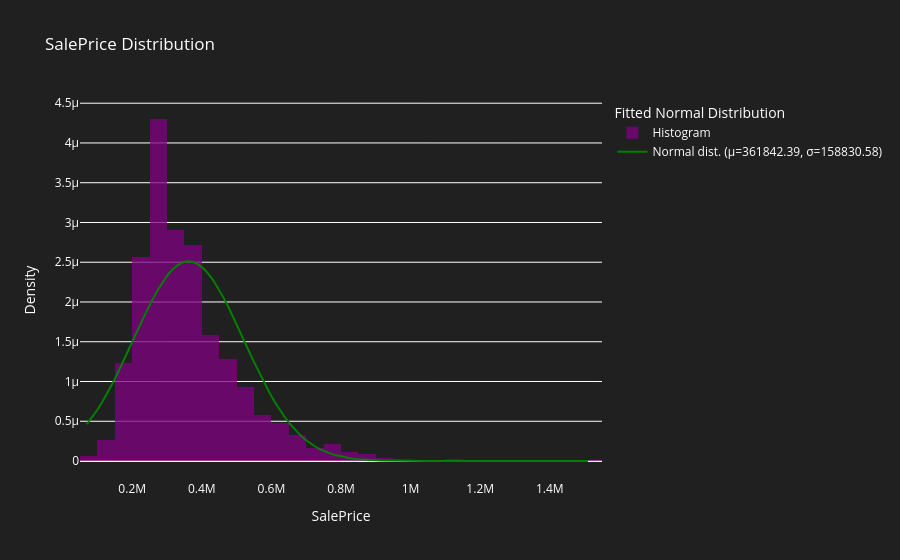
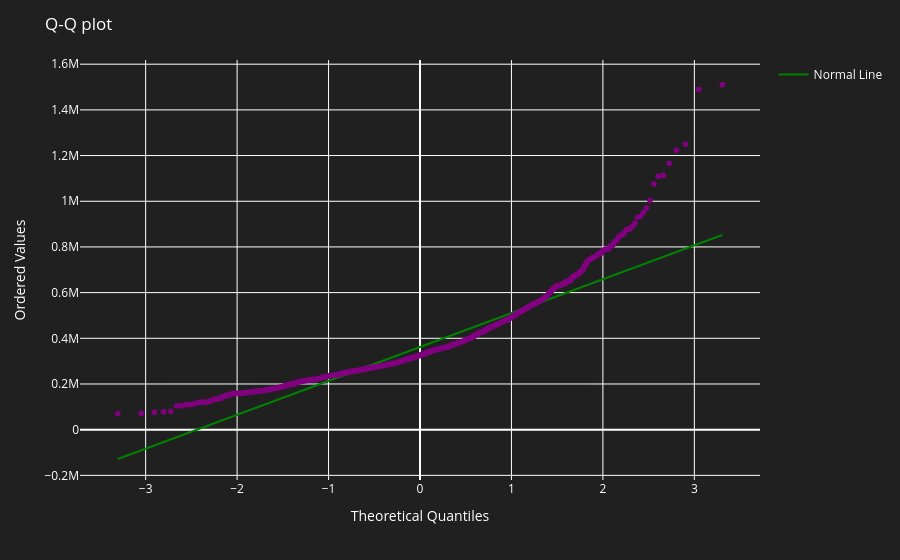

Notebook code for these charts, in order:
### Code cell
import scipy.stats as stats

# Fit a normal distribution to the SalePrice data
mu, sigma = stats.norm.fit(df['SalePrice'])

# Create a histogram of the SalePrice column
hist_data = go.Histogram(x=df['SalePrice'], nbinsx=50, name="Histogram", opacity=0.75, histnorm='probability density', marker=dict(color='purple'))

# Calculate the normal distribution based on the fitted parameters
x_norm = np.linspace(df['SalePrice'].min(), df['SalePrice'].max(), 100)
y_norm = stats.norm.pdf(x_norm, mu, sigma)

# Create the normal distribution overlay
norm_data = go.Scatter(x=x_norm, y=y_norm, mode="lines", name=f"Normal dist. (μ={mu:.2f}, σ={sigma:.2f})", line=dict(color="green"))

# Combine the histogram and the overlay
fig = go.Figure(data=[hist_data, norm_data])

# Set the layout for the plot
fig.update_layout(
    title="SalePrice Distribution",
    xaxis_title="SalePrice",
    yaxis_title="Density",
    legend_title_text="Fitted Normal Distribution",
    plot_bgcolor='rgba(32, 32, 32, 1)',
    paper_bgcolor='rgba(32, 32, 32, 1)',
    font=dict(color='white')
)

# Create a Q-Q plot
qq_data = stats.probplot(df['SalePrice'], dist="norm")
qq_fig = px.scatter(x=qq_data[0][0], y=qq_data[0][1], labels={'x': 'Theoretical Quantiles', 'y': 'Ordered Values'}, color_discrete_sequence=["purple"])
qq_fig.update_layout(
    title="Q-Q plot",
    plot_bgcolor='rgba(32, 32, 32, 1)',
    paper_bgcolor='rgba(32, 32, 32, 1)',
    font=dict(color='white')
)

# Calculate the line of best fit
slope, intercept, r_value, p_value, std_err = stats.linregress(qq_data[0][0], qq_data[0][1])
line_x = np.array(qq_data[0][0])
line_y = intercept + slope * line_x

# Add the line of best fit to the Q-Q plot
line_data = go.Scatter(x=line_x, y=line_y, mode="lines", name="Normal Line", line=dict(color="green"))

# Update the Q-Q plot with the normal line
qq_fig.add_trace(line_data)

# Show the plots
fig.show()
qq_fig.show()

### Figure 1 — Plotly figure (JSON) as saved in the notebook; plotly's stock layout.template omitted (floating-point values rounded to 4 significant figures; data arrays with more than 128 entries replaced by an {"elided": "..."} marker saying what was removed)
{"data": [{"histnorm": "probability density", "marker": {"color": "purple"}, "name": "Histogram", "nbinsx": 50, "opacity": 0.75, "type": "histogram", "x": {"elided": "1460 int values"}}, {"line": {"color": "green"}, "mode": "lines", "name": "Normal dist. (μ=361842.39, σ=158830.58)", "type": "scatter", "x": [69800.0, 84350.0, 98890.0, 113400.0, 128000.0, 142500.0, 157100.0, 171600.0, 186200.0, 200700.0, 215300.0, 229800.0, 244400.0, 258900.0, 273500.0, 288000.0, 302600.0, 317100.0, 331700.0, 346200.0, 360700.0, 375300.0, 389800.0, 404400.0, 418900.0, 433500.0, 448000.0, 462600.0, 477100.0, 491700.0, 506200.0, 520800.0, 535300.0, 549900.0, 564400.0, 579000.0, 593500.0, 608100.0, 622600.0, 637200.0, 651700.0, 666200.0, 680800.0, 695300.0, 709900.0, 724400.0, 739000.0, 753500.0, 768100.0, 782600.0, 797200.0, 811700.0, 826300.0, 840800.0, 855400.0, 869900.0, 884500.0, 899000.0, 913600.0, 928100.0, 942600.0, 957200.0, 971700.0, 986300.0, 1001000.0, 1015000.0, 1030000.0, 1044000.0, 1059000.0, 1074000.0, 1088000.0, 1103000.0, 1117000.0, 1132000.0, 1146000.0, 1161000.0, 1175000.0, 1190000.0, 1205000.0, 1219000.0, 1234000.0, 1248000.0, 1263000.0, 1277000.0, 1292000.0, 1306000.0, 1321000.0, 1335000.0, 1350000.0, 1365000.0, 1379000.0, 1394000.0, 1408000.0, 1423000.0, 1437000.0, 1452000.0, 1466000.0, 1481000.0, 1495000.0, 1510000.0], "y": [4.633e-07, 5.46e-07, 6.38e-07, 7.394e-07, 8.497e-07, 9.683e-07, 1.094e-06, 1.226e-06, 1.363e-06, 1.502e-06, 1.641e-06, 1.778e-06, 1.911e-06, 2.036e-06, 2.152e-06, 2.255e-06, 2.343e-06, 2.414e-06, 2.467e-06, 2.5e-06, 2.512e-06, 2.503e-06, 2.473e-06, 2.423e-06, 2.355e-06, 2.269e-06, 2.168e-06, 2.054e-06, 1.93e-06, 1.798e-06, 1.662e-06, 1.523e-06, 1.383e-06, 1.246e-06, 1.114e-06, 9.867e-07, 8.67e-07, 7.554e-07, 6.527e-07, 5.592e-07, 4.751e-07, 4.003e-07, 3.344e-07, 2.771e-07, 2.277e-07, 1.855e-07, 1.499e-07, 1.201e-07, 9.538e-08, 7.515e-08, 5.871e-08, 4.548e-08, 3.494e-08, 2.662e-08, 2.011e-08, 1.507e-08, 1.119e-08, 8.247e-09, 6.025e-09, 4.364e-09, 3.135e-09, 2.234e-09, 1.578e-09, 1.105e-09, 7.679e-10, 5.29e-10, 3.614e-10, 2.448e-10, 1.645e-10, 1.096e-10, 7.237e-11, 4.741e-11, 3.08e-11, 1.984e-11, 1.267e-11, 8.027e-12, 5.043e-12, 3.141e-12, 1.94e-12, 1.189e-12, 7.219e-13, 4.349e-13, 2.598e-13, 1.539e-13, 9.038e-14, 5.264e-14, 3.041e-14, 1.742e-14, 9.893e-15, 5.572e-15, 3.113e-15, 1.724e-15, 9.469e-16, 5.158e-16, 2.786e-16, 1.492e-16, 7.925e-17, 4.174e-17, 2.18e-17, 1.129e-17]}], "layout": {"font": {"color": "white"}, "legend": {"title": {"text": "Fitted Normal Distribution"}}, "paper_bgcolor": "rgba(32, 32, 32, 1)", "plot_bgcolor": "rgba(32, 32, 32, 1)", "title": {"text": "SalePrice Distribution"}, "xaxis": {"title": {"text": "SalePrice"}}, "yaxis": {"title": {"text": "Density"}}}}

### Figure 2 — Plotly figure (JSON) as saved in the notebook; plotly's stock layout.template omitted (floating-point values rounded to 4 significant figures; data arrays with more than 128 entries replaced by an {"elided": "..."} marker saying what was removed)
{"data": [{"hovertemplate": "Theoretical Quantiles=%{x}<br>Ordered Values=%{y}<extra></extra>", "legendgroup": "", "marker": {"color": "purple", "symbol": "circle"}, "mode": "markers", "name": "", "showlegend": false, "type": "scattergl", "x": {"elided": "1460 float values"}, "xaxis": "x", "y": {"elided": "1460 int values"}, "yaxis": "y"}, {"line": {"color": "green"}, "mode": "lines", "name": "Normal Line", "type": "scatter", "x": {"elided": "1460 float values"}, "y": {"elided": "1460 float values"}}], "layout": {"font": {"color": "white"}, "legend": {"tracegroupgap": 0}, "margin": {"t": 60}, "paper_bgcolor": "rgba(32, 32, 32, 1)", "plot_bgcolor": "rgba(32, 32, 32, 1)", "title": {"text": "Q-Q plot"}, "xaxis": {"anchor": "y", "domain": [0, 1], "title": {"text": "Theoretical Quantiles"}}, "yaxis": {"anchor": "x", "domain": [0, 1], "title": {"text": "Ordered Values"}}}}
